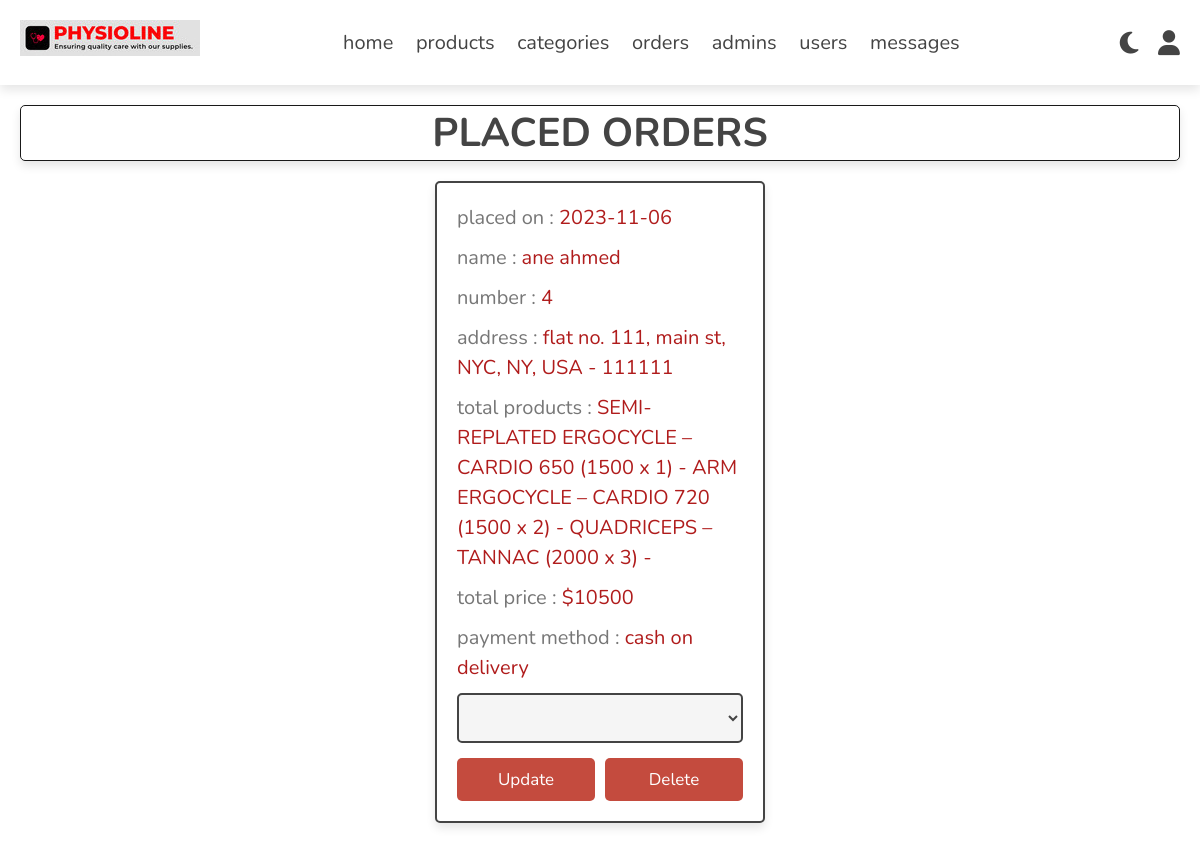
/admin/placed_orders.php (signed in), run on the app's committed database.
### tables this page shows
CREATE TABLE `orders` (
  `id` int(100) NOT NULL,
  `user_id` int(100) NOT NULL,
  `name` varchar(20) NOT NULL,
  `number` varchar(10) NOT NULL,
  `email` varchar(50) NOT NULL,
  `method` varchar(50) NOT NULL,
  `address` varchar(500) NOT NULL,
  `total_products` varchar(1000) NOT NULL,
  `total_price` int(100) NOT NULL,
  `placed_on` date NOT NULL DEFAULT current_timestamp(),
  `payment_status` varchar(20) NOT NULL DEFAULT 'pending'
);

### admin/placed_orders.php (the view, shortened to what this page needs)
<?php
include 'connect.php';
?>
<!DOCTYPE html>
<html lang="en">
<head>
   <link rel="stylesheet" href="https://cdnjs.cloudflare.com/ajax/libs/font-awesome/6.1.1/css/all.min.css">
   <link rel="stylesheet" href="css/admin_style.css">
</head>
<body>
<?php include 'admin_header.php'; ?>
<section class="orders">
<h1 class="heading">placed orders</h1>
<div class="box-container">
   <?php
      $select_orders = $conn->prepare("SELECT * FROM `orders`");
      $select_orders->execute();
      if($select_orders->rowCount() > 0){
         while($fetch_orders = $select_orders->fetch(PDO::FETCH_ASSOC)){
   ?>
   <div class="box">
      <p> placed on : <span><?= $fetch_orders['placed_on']; ?></span> </p>
      <p> name : <span><?= $fetch_orders['name']; ?></span> </p>
      <p> number : <span><?= $fetch_orders['number']; ?></span> </p>
      <p> address : <span><?= $fetch_orders['address']; ?></span> </p>
      <p> total products : <span><?= $fetch_orders['total_products']; ?></span> </p>
      <p> total price : <span>$<?= $fetch_orders['total_price']; ?></span> </p>
      <p> payment method : <span><?= $fetch_orders['method']; ?></span> </p>
      <form action="" method="post">
         <select name="payment_status" class="select">
            <option selected disabled><?= $fetch_orders['payment_status']; ?></option>
            <option value="pending">pending</option>
         </select>
        <div class="flex-btn">
         <input type="submit" value="update" class="option-btn" name="update_payment">
         <a href="placed_orders.php?delete=<?= $fetch_orders['id']; ?>" class="delete-btn" onclick="return confirm('delete this order?');">delete</a>
        </div>
      </form>
   </div>
   <?php
         }
      }else{
         echo '<p class="empty">no orders placed yet!</p>';
      }
   ?>
</div>
</section>
</body>
</html>

### admin/css/admin_style.css (style rules this page uses)
:root { --red-602:#000; --red-605:#230F07; --red-604:#3C150E; --red-603:#571913; --red-602:#741B16; --red-601:#911D19; --red-600:#B01C1C; --red-500:#C44B3E; --red-400:#D57161; --red-300:#E49486; --red-200:#F0B7AD; --red-100:#F9DBD5; --light-red:#ffcbcb; --carmine-red:#960018; --white-color:#fff; --black-900:#191919; --black-800:#333; --black-700:#4c4c4c; --black-600:#666; --black-500:#7f7f7f; --black-400:#999; --black-300:#b2b2b2; --black-200:#CCC; --black-100:#e5e5e5; --black:#444; --white:#fff; --light-color:#777; --light-bg:#f5f5f5; --border:.2rem solid var(--black); --box-shadow:0 .5rem 1rem rgba(0,0,0,.1); }
* { font-family: 'Nunito', sans-serif; margin:0; padding:0; box-sizing: border-box; outline: none; border:none; text-decoration: none; }
html { font-size: 62.5%; overflow-x: hidden; }
body { background-color: var(--white-color); color: var(--black-900); }
section { padding:2rem; max-width: 1200px; margin:0 auto; }
.heading { font-size: 4rem; color:var(--black); margin-bottom: 2rem; text-align: center; text-transform: uppercase; border-radius: 0.5rem; border: 1px solid var(--black-900); box-shadow: var(--box-shadow); }
.btn, .delete-btn, .option-btn { display: block; width: 100%; margin-top: 1rem; border-radius: .5rem; padding:1rem 3rem; font-size: 1.7rem; text-transform: capitalize; color:var(--white); background-color: var(--red-500); cursor: pointer; text-align: center; }
.flex-btn { display: flex; gap:1rem; }
.orders .box-container { display: grid; grid-template-columns: repeat(auto-fit, 33rem); gap:1.5rem; align-items: flex-start; justify-content: center; }
.orders .box-container .box { padding:2rem; padding-top: 1rem; border-radius: .5rem; border:var(--border); background-color: var(--white); box-shadow: var(--box-shadow); }
.orders .box-container .box p { line-height: 1.5; font-size: 2rem; color:var(--light-color); margin:1rem 0; }
.orders .box-container .box p span { color:var(--red-600); }
.orders .box-container .select { margin-bottom: .5rem; width: 100%; background-color: var(--light-bg); padding:1rem; font-size: 1.8rem; color:var(--black); border-radius: .5rem; border:var(--border); }

### data on the page
orders: placed_on "2023-11-06", name "ane ahmed", number "4", address "flat no. 111, main st, NYC, NY, USA - 111111", total_products "SEMI-REPLATED ERGOCYCLE – CARDIO 650 (1500 x 1) - ARM ERGOCYCLE – CARDIO 720 (1500 x 2) - QUADRICEPS – TANNAC (2000 x 3) -", total_price "10500", method "cash on delivery"
